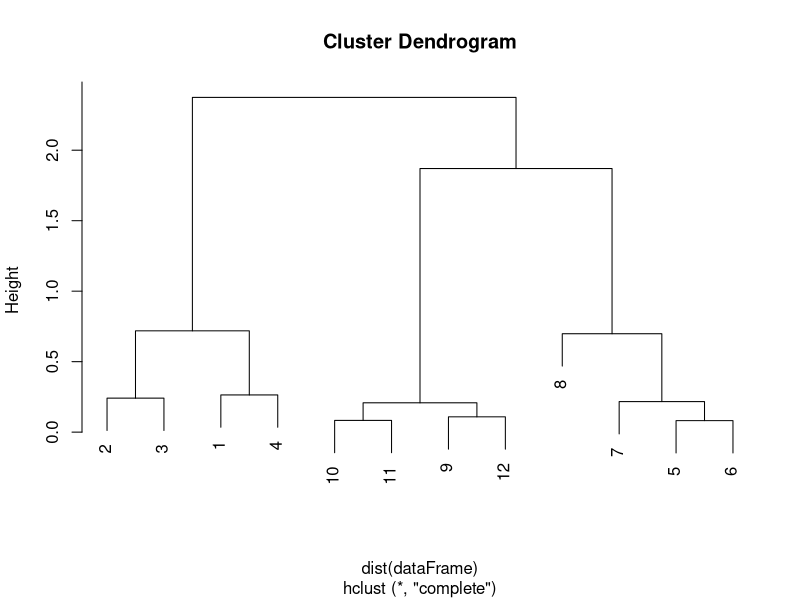
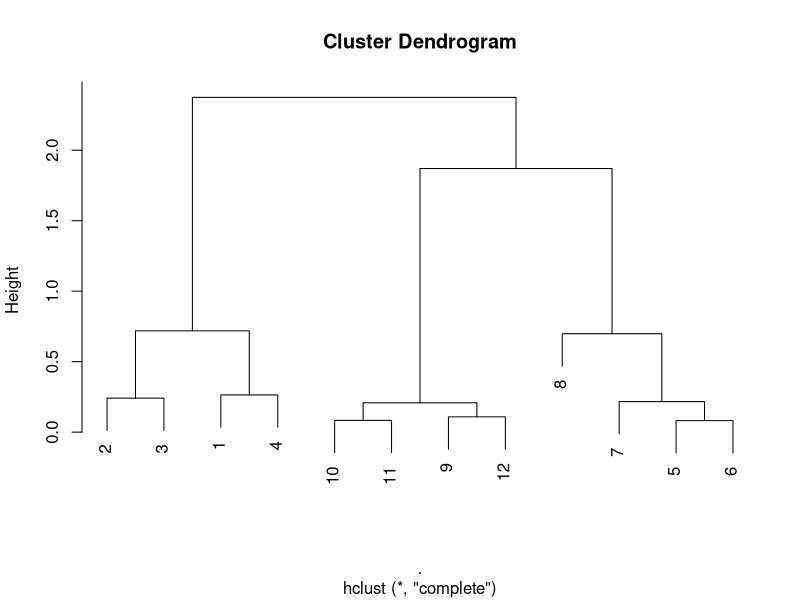
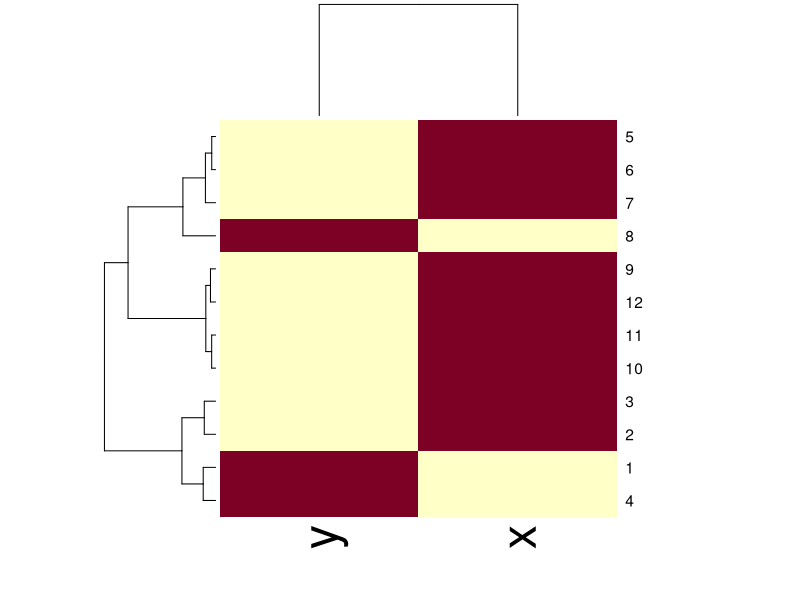
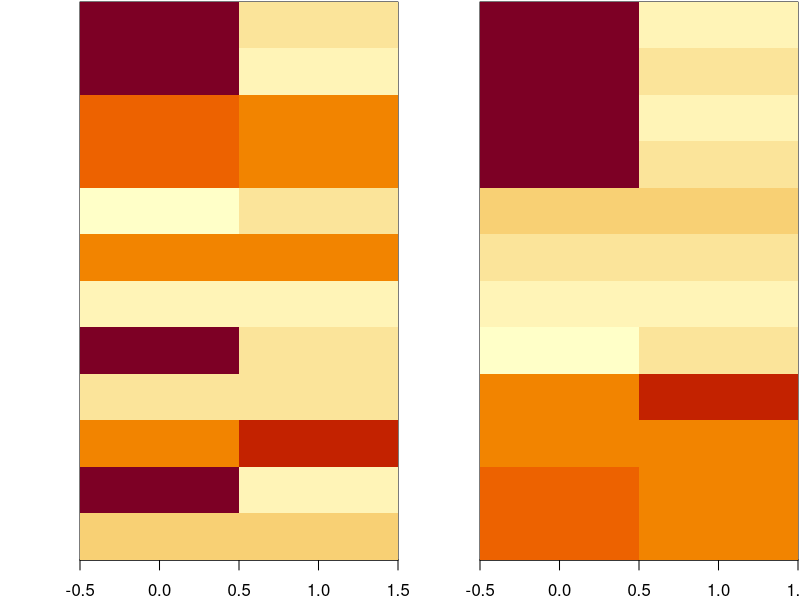
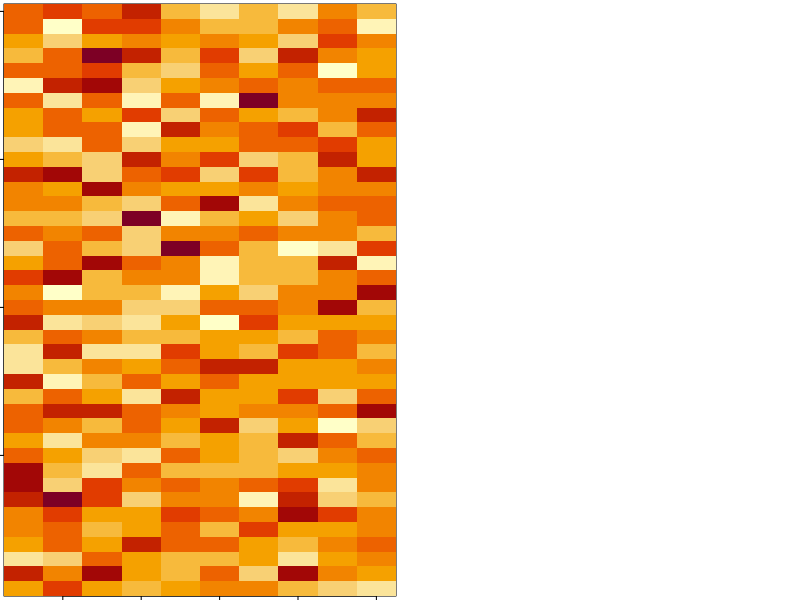
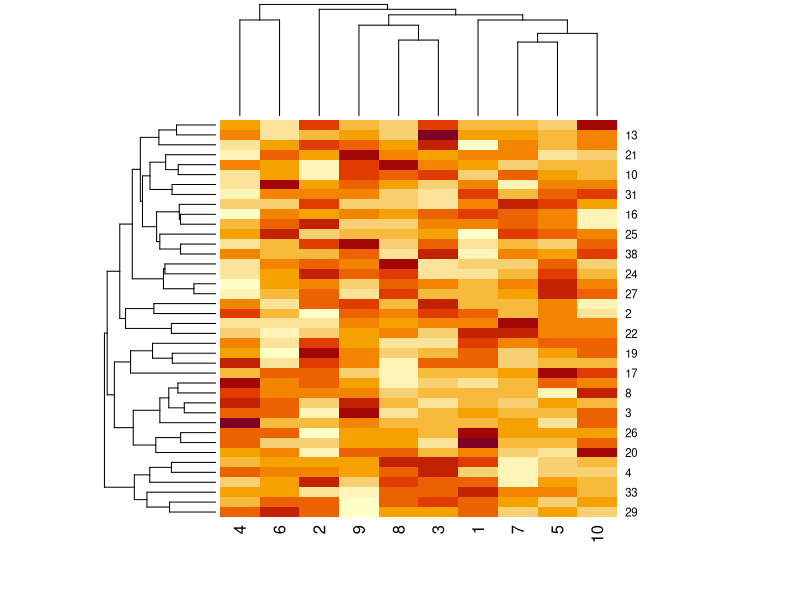
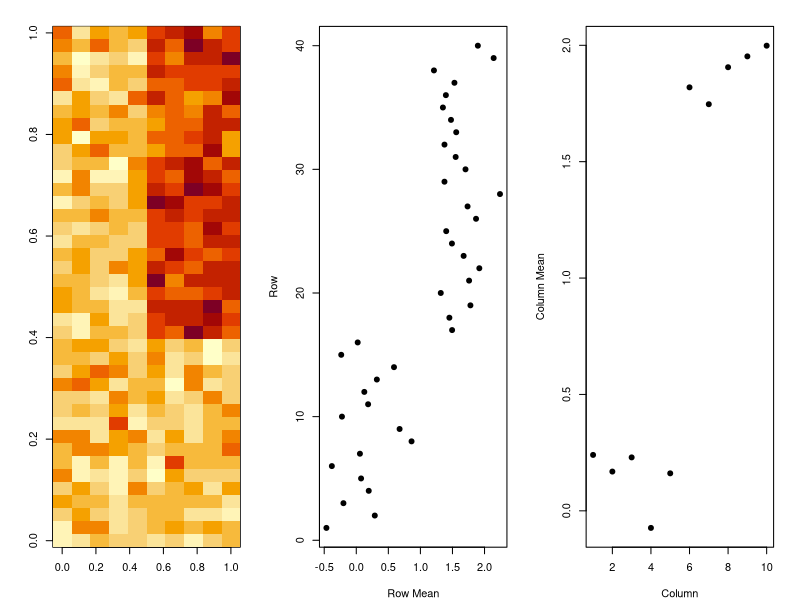

The R script that drew these images, in order:
# Random clustered dataframe
set.seed(1234)
x <- rnorm(12, rep(1:3, each = 4), 0.2)
y <- rnorm(12, rep(c(1, 2, 1), each = 4), 0.2)
dataFrame <- data.frame(x, y)

# Hierarchical Clustering
plot(hclust(dist(dataFrame)))
# or with dplyr
library(dplyr)
hClustering <- dataFrame %>% dist %>% hclust
plot(hClustering)
# heatmaps
dataMatrix <- dataFrame %>% data.matrix
# image with dendrogram for rows/cols
heatmap(dataMatrix)

# K-Means Clustering
kmeansObj <- kmeans(dataFrame, centers = 3)
names(kmeansObj)
kmeansObj$cluster # [1] 3 3 3 3 1 1 1 1 2 2 2 2

# Heatmaps
set.seed(1234)
dataMatrix <- as.matrix(dataFrame)[sample(1:12),]
kmeansObj <- kmeans(dataMatrix, centers = 3)
par(mfrow = c(1, 2), mar = c(2, 4, 0.1, 0.1))
# transposed and reversed order, so it is oriented like when printed
image(t(dataMatrix)[, nrow(dataMatrix):1], yaxt = "n")
# order changed => clustered
image(t(dataMatrix)[, order(kmeansObj$cluster)], yaxt = "n")

# Dimension Reduction
set.seed(12345)
dataMatrix <- matrix(rnorm(400), nrow = 40)
# show the image
par(mar = rep(0.2, 4))
image(1:10, 1:40, t(dataMatrix)[, nrow(dataMatrix):1])
# or dentrogram
par(mar = rep(0.2, 4))
heatmap(dataMatrix)
# let's add some pattern to the random data
set.seed(678910)
for (i in 1:40) {
    coinFlip <- rbinom(1, size = 1, prob = 0.5)
    if (coinFlip) {
        dataMatrix[i, ] <- dataMatrix[i, ] + rep(c(0,3), each = 5)
    }
}
# now image/dendrogram shows some pattern, but lets see ordered matrix images
hh <- hclust(dist(dataMatrix))
dataMatrixOrdered <- dataMatrix[hh$order, ]
par(mfrow = c(1, 3), mar = c(4,4,2,2))
image(t(dataMatrixOrdered)[, nrow(dataMatrixOrdered):1])
plot(rowMeans(dataMatrixOrdered), 40:1, xlab = "Row Mean", ylab = "Row", pch = 19)
plot(colMeans(dataMatrixOrdered), xlab = "Column", ylab = "Column Mean", pch = 19)
# singular value decomposition
svd1 <- svd(scale(dataMatrixOrdered))
str(svd1)
